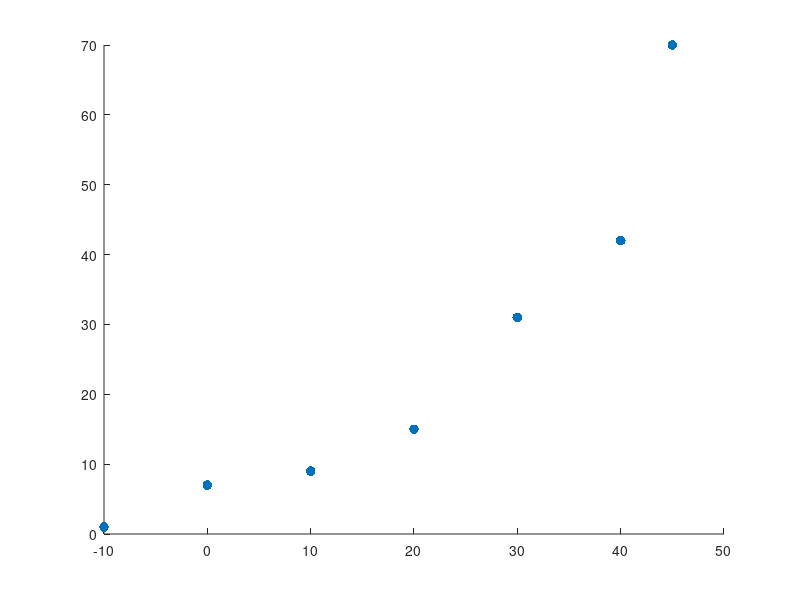

Source code (MATLAB): (Note: this script raises an error after producing the figure.)
%% ----- TASK 1 -----
% read points from graph
x=[-10; 0; 10; 20; 30; 40; 45];  % temperature
y=[1; 7; 9; 15; 31; 42; 70]; % saturated vapour density
figure
scatter(x,y,50,'red','filled'); % size, color, filled

% fit function through data points
[f, fo]=fit(x,y,'poly3'); % 3rd order > cubic function

% get function
formula(f);
coeffnames(f);
cv = coeffvalues(f);
a = cv(1);
b = cv(2);
c = cv(3);
d = cv(4);
% e = cv(5);

syms X
myfun = @(X) a.*X.^3 + b.*X.^2 + c.*X + d;
% myfun = @(X) a.*X.^4 + b.*X.^3 + c.*X^2 + d.*X + e;

% plot fitted curve
hold on
fplot(myfun, 'LineWidth', 2, 'Color', 'blue');

%% ----- TASK 2 -----
% functions to calculate values based on user input
function r = relative_humidity(myfun)
    T = input("enter temperature [C]: ");
    AVD = input("enter absolute vapour density [gm^-3]: ");
    % transform T to AVD with myfun
    T_avd = myfun(T);
    % calc result
    r = (AVD / T_avd) * 100;
end

function r = abs_vapour_density(myfun)
    T = input("enter temperature [C]: ");
    RH = input("enter relative humidity: ");
    % transform T to AVD with myfun
    T_avd = myfun(T);
    % calc result
    r = T_avd * RH;
end

function r = temperature(myfun)
    AVD = input("enter absolute vapour density [gm^-3]: ");
    RH = input("enter relative humidity: ");
    % calc result
    r = AVD / RH;%!!!
end

% [[ main ]]
disp("what do you want to calculate?")
disp("- a) relative humidity")
disp("- b) absolute vapour density")
disp("- c) temperature")
usrIn = input("=> ", "s");

if usrIn == "a" 
    res = relative_humidity(myfun);
    fprintf("relative humidity: %d\n", res);
elseif usrIn == "b" 
    res = abs_vapour_density(myfun);
    fprintf("absolute vapour density: %d\n", res);
elseif usrIn == "c" 
    res = temperature(myfun);
    fprintf("temperature: %d\n", res);
else
    disp("please enter a b or c.")
end